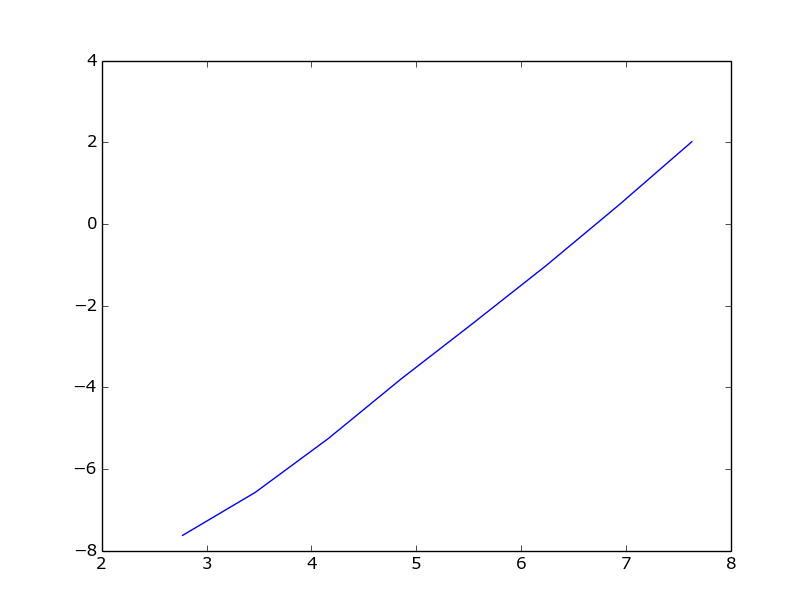

Source code (Python):
import sys
import time
import random
import numpy as np
import matplotlib.pyplot as plt
from math import log

# Estime a complexidade do algoritmo de solucao de sistemas lineares do pacote
# computacional de sua preferencia: registre os tempos que o pacote levou para
# resolver sistemas aleatorios n x n, com n = 16, 32, 64, 128, 256, 512, 1024,
# 2048. Faca um grafico do log do numero de colunas contra o log dos tempos
# registrados. O algoritmo do pacote tem complexidade inferior a O(n3)?


def generate_equation(n):
    eq = []
    for i in range(0, n):
        eq.append(random.randint(1, 20))

    return eq


def generate_matrix(n):
    matrix = []
    for i in range(0, n):
        matrix.append(generate_equation(n))

    return matrix


def solve_system(matrix, vector):
    A = np.array(matrix)
    b = np.array(vector)

    return np.linalg.solve(A, b)


def run_scenario(n):
    matrix = generate_matrix(n)
    vector = generate_equation(n)

    return solve_system(matrix, vector)


def time_scenario(n):
    start = time.time()
    run_scenario(n)
    end = time.time()

    elapsed = end - start

    return elapsed


if __name__ == '__main__':
    if len(sys.argv) > 1:
        n = sys.argv[1]
        print "Elapsed time for solving matrix "+n+"x"+n+":"
        print time_scenario(int(n))
    else:
        n_array = [16, 32, 64, 128, 256, 512, 1024, 2048]
        time_array = []
        for n in n_array:
            print "Elapsed time for solving matrix "+str(n)+"x"+str(n)+":"
            elapsed = time_scenario(n)
            print elapsed
            time_array.append(elapsed)

        plt.plot(map(lambda x: log(x), n_array), map(lambda x: log(x), time_array))
        plt.show()
